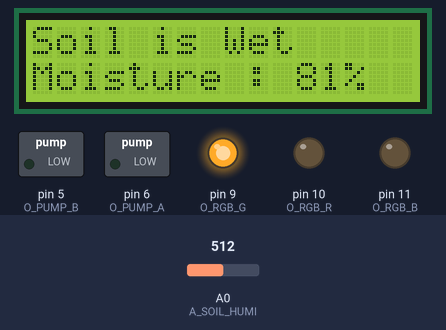
Recording of a sketch running on a simulated Arduino Uno, built with avr-gcc and run on an emulated ATmega328P. Shown: 16×2 character LCD, switched loads named in the sketch (green lamp = pin HIGH), output pins drawn as LEDs (lit = HIGH). The test bench sets the inputs (shaded band); at power-on: A0 (A_SOIL_HUMI) = 512.

Above: at 3.2 s.
3.3 s: A0 (A_SOIL_HUMI) set to 561
At 5.3 s:
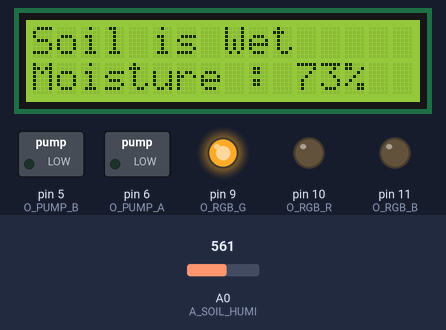
5.6 s: A0 (A_SOIL_HUMI) set to 584
At 6.7 s:
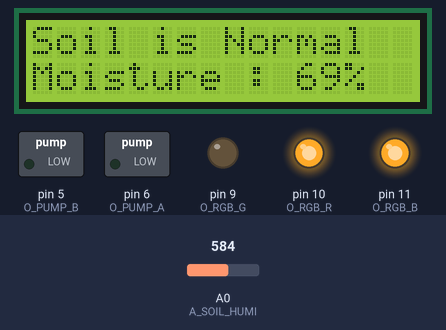
7.7 s: A0 (A_SOIL_HUMI) set to 866
At 9.2 s:
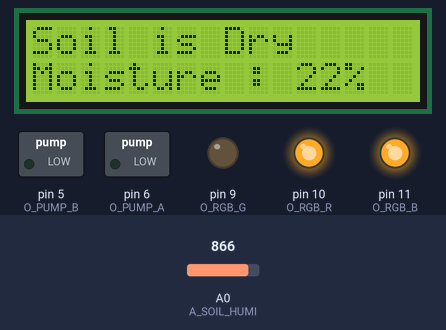
9.7 s: A0 (A_SOIL_HUMI) set to 897
At 10.6 s:
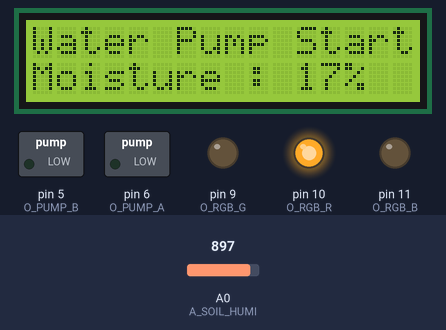
13.8 s: A0 (A_SOIL_HUMI) set to 306
At 15.5 s:
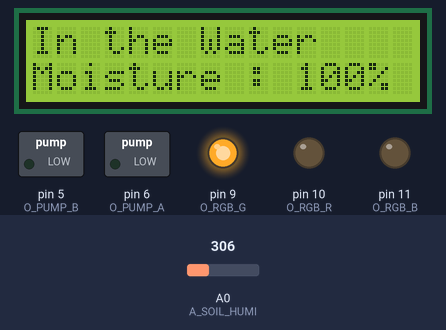
Timing chart, 0 to 16.6 s (numbered marks = the images above; inputs shaded):
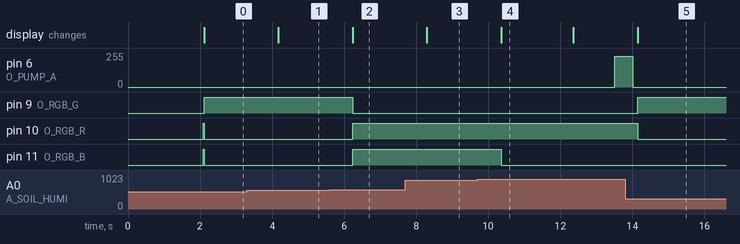

The sketch:

smartFarm.ino
```cpp
#include <LiquidCrystal_I2C.h>

#define A_SOIL_HUMI A0
#define O_PUMP_A 6
#define O_PUMP_B 5
#define O_RGB_R 10
#define O_RGB_G 9
#define O_RGB_B 11

#define On_Time 500

#define LCD_I2C_ADDR 0x27

LiquidCrystal_I2C lcd(LCD_I2C_ADDR, 16, 2);

int soilHumidity;

// 출력 핀 초기화
void initPin() {
  pinMode(O_PUMP_A, OUTPUT);
  pinMode(O_PUMP_B, OUTPUT);
  pinMode(O_RGB_R, OUTPUT);
  pinMode(O_RGB_G, OUTPUT);
  pinMode(O_RGB_B, OUTPUT);

  digitalWrite(O_RGB_R, LOW);
  digitalWrite(O_RGB_G, LOW);
  digitalWrite(O_RGB_B, LOW);
  analogWrite(O_PUMP_A, 0);
  analogWrite(O_PUMP_B, 0);
}

// LCD INTRO 출력
void introLcd() {
  lcd.print("SmartFarm 1.0");
  lcd.setCursor(0, 1);
  lcd.print("CreativeMakers");
}

// 토양습도 LCD 출력
void printLcd() {
  //lcd.init();
  lcd.clear();
  lcd.backlight();

  lcd.setCursor(0, 0);
  if(soilHumidity < 20) lcd.print("Water Pump Start");
  else if(soilHumidity < 40) lcd.print("Soil is Dry");
  else if(soilHumidity < 70) lcd.print("Soil is Normal");
  else if(soilHumidity < 90) lcd.print("Soil is Wet");
  else lcd.print("In the Water");

  lcd.setCursor(0, 1);
  lcd.print("Moisture : ");
  lcd.print(soilHumidity);
  lcd.print("%");
}

// LCD 초기화
void initLcd() {
  lcd.init();
  lcd.backlight();
  lcd.setCursor(0, 0);
  introLcd();
}

// 토양습도 계산
void calcSoilHumidity() {
  soilHumidity = map(analogRead(A_SOIL_HUMI), 1000, 400, 0, 100);
  if(soilHumidity > 100) soilHumidity = 100;
  else if(soilHumidity < 0) soilHumidity = 0;
}

void writeRGB(bool R, bool G, bool B) {
  digitalWrite(O_RGB_R, R);
  digitalWrite(O_RGB_G, G);
  digitalWrite(O_RGB_B, B);
}

void setup() {
  initPin();
  initLcd();
  //RGB LED를 보라색(빨강+파랑)으로 출력합니다.
  delay(2000);
  writeRGB(HIGH, LOW, HIGH);
}

void loop() {
  calcSoilHumidity();
  printLcd();
  /* 습도가 낮아지면, 펌프가 동작되고
     습도가 높아지면, 펌프가 꺼집니다. */

  if (soilHumidity < 20) {
    writeRGB(HIGH, LOW, LOW);
    delay(2000);
    lcd.clear();
    lcd.noBacklight();
    for (int i = 0; i < 230; i++)
    {
      analogWrite(O_PUMP_A, i);
      delay(5);
    }
    delay(On_Time);
    analogWrite(O_PUMP_A, 0);
    analogWrite(O_PUMP_B, 0);
    delay(100);
  } else {
    writeRGB(HIGH, LOW, HIGH);
    if (soilHumidity > 70) writeRGB(LOW, HIGH, LOW);
    analogWrite(O_PUMP_A, 0);
    analogWrite(O_PUMP_B, 0);
    delay(1000);
  }
}
```

Measured:
- the behaviour switches between 574 and 575 on A0 (A_SOIL_HUMI) (found by bisection; images 1 and 2)
- the behaviour switches between 880 and 881 on A0 (A_SOIL_HUMI) (found by bisection; images 3 and 4)
- after the input at 3.3 s, the display: changes after 0.88 s (image 1)
- after the input at 5.6 s, pin 9 (O_RGB_G): HIGH → LOW after 0.64 s; pin 10 (O_RGB_R), pin 11 (O_RGB_B): LOW → HIGH after 0.64 s; the display: changes after 0.64 s (image 2)
- after the input at 7.7 s, the display: changes after 0.60 s (image 3)
- after the input at 9.7 s, pin 6 (O_PUMP_A): 0/255 → 229/255 after 3.8 s; pin 11 (O_RGB_B): HIGH → LOW after 0.66 s; the display: changes after 0.66 s (image 4)
- after the input at 13.8 s, pin 9 (O_RGB_G): LOW → HIGH after 0.35 s; pin 10 (O_RGB_R): HIGH → LOW after 0.35 s; the display: changes after 0.35 s (image 5)
